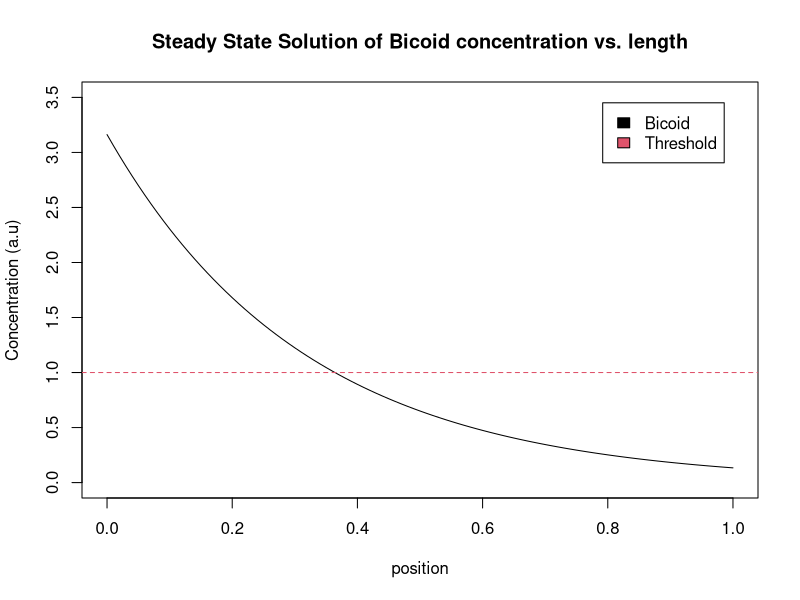

This figure's R source:
## ---- chunk 1
# Part 1 
# Solving steady state equations for bicoid gradient
# Clearing environment
rm(list=ls())
# State state equation function
bicoid<-function(){
  co<-jo/sqrt(D*k)   # Beginning rate
  lambda<-sqrt(D/k)
  concen<-co*exp(-x/lambda)
  return(concen)
}
## ---- chunk 2
# Parts 1.1 & 1.2
# Defining parameters
jo <- 1        # source flux
k <- 0.01      # degradation rate
D <- 10        # diffusivity, diffusion constant, (uM^2/sec)
L <- 100       # length of cell (uM)

x <- seq(0,L)
    
plot(x/L,bicoid(),type="l",col=c(1),xlim=c(0.0,1),ylim=c(0.0,3.5),xlab="position",ylab="Concentration (a.u)",main="Steady State Solution of Bicoid concentration vs. length")
abline(h=1,col=c(2),lty=2)
legend("topright",inset=0.05,c("Bicoid","Threshold"),fill=c(1,2))

# Looking at the graph there's an exponential decay of the bicoid [] over the normalized length of the cell. This spread of bicoid [] controls the expression of gap genes throughout the cell. This spread happens because higher concentrations of the bicoid protein appear at the anterior end of the embryo body plane and then eventually decreases moving further to the opposite posterior side. This is likely caused by maternal RNA being deposited and remaining on the anterior side of the egg.

# The threshold at 1 indicates the concentration of bicoid proteins causing different changes in the body plan. Under 1 concentration (a.u.), kruppel expression becomes possible. Alternatively above 1 concentration (a.u.) hunchback expression becomes possible. This occurs at ~0.37 uM in the embryo, a little more than a thrid of the way down. Assuming a fixed threshold, a different variable like the slope of the line can be used to alter the change in pattern formation.

